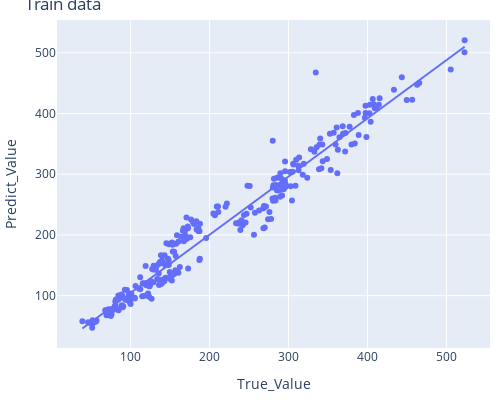
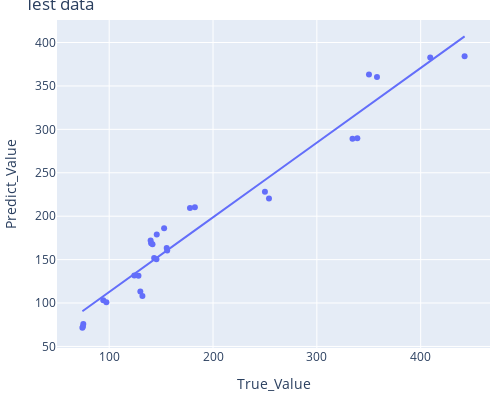

Notebook code cell kept with these figures, in order:
### Markdown cell above
<h2 style="color:cyan">Best model for main stress</h2>

### Code cell
p1 = 2.5
p2 = 1.8
p3 = 1
df_str = df_stress.copy()
df_str_test = df_stress_test.copy()
df_str['tm'] = df_str['tm'].apply(lambda x: math.pow(x,p2))
df_str_test['tm'] = df_str_test['tm'].apply(lambda x: math.pow(x,p2))
df_str['ts'] = df_str['ts'].apply(lambda x: math.pow(x,p1))
df_str_test['ts'] = df_str_test['ts'].apply(lambda x: math.pow(x,p1))
df_str['tv'] = df_str['tv'].apply(lambda x: math.pow(x,p1))
df_str_test['tv'] = df_str_test['tv'].apply(lambda x: math.pow(x,p1))
df_str['Rib'] = df_str['Rib'].apply(lambda x: math.pow(x,p1))
df_str_test['Rib'] = df_str_test['Rib'].apply(lambda x: math.pow(x,p1))
df_str['D2'] = df_str['D2'].apply(lambda x: math.pow(x,p3))
df_str_test['D2'] = df_str_test['D2'].apply(lambda x: math.pow(x,p3))

# Input parameters
x_train_str = df_str[['D2','Rib','tm','ts','tv']]
x_test_str = df_str_test[['D2','Rib','tm','ts','tv']]

accuracy_train1, accuracy_test1 = polyEstimate(x_train_str, ym_train_stress.Sm, x_test_str, ym_test_stress.Sm,order=2,output=1)

### Figure 1 — Plotly figure (JSON) as saved in the notebook; plotly's stock layout.template omitted (floating-point values rounded to 4 significant figures; data arrays with more than 128 entries replaced by an {"elided": "..."} marker saying what was removed)
{"data": [{"hovertemplate": "True_Value=%{x}<br>Predict_Value=%{y}<extra></extra>", "legendgroup": "", "marker": {"color": "#636efa", "symbol": "circle"}, "mode": "markers", "name": "", "orientation": "v", "showlegend": false, "type": "scatter", "x": {"elided": "286 float values"}, "xaxis": "x", "y": {"elided": "286 float values"}, "yaxis": "y"}, {"hovertemplate": "<b>OLS trendline</b><br>Predict_Value = 0.958749 * True_Value + 8.61315<br>R<sup>2</sup>=0.958749<br><br>True_Value=%{x}<br>Predict_Value=%{y} <b>(trend)</b><extra></extra>", "legendgroup": "", "marker": {"color": "#636efa", "symbol": "circle"}, "mode": "lines", "name": "", "showlegend": false, "type": "scatter", "x": {"elided": "286 float values"}, "xaxis": "x", "y": {"elided": "286 float values"}, "yaxis": "y"}], "layout": {"height": 400, "legend": {"tracegroupgap": 0}, "margin": {"b": 10, "l": 10, "r": 10, "t": 20}, "title": {"text": "Train data"}, "width": 500, "xaxis": {"anchor": "y", "domain": [0, 1], "title": {"text": "True_Value"}}, "yaxis": {"anchor": "x", "domain": [0, 1], "title": {"text": "Predict_Value"}}}}

### Figure 2 — Plotly figure (JSON) as saved in the notebook; plotly's stock layout.template omitted (floating-point values rounded to 4 significant figures)
{"data": [{"hovertemplate": "True_Value=%{x}<br>Predict_Value=%{y}<extra></extra>", "legendgroup": "", "marker": {"color": "#636efa", "symbol": "circle"}, "mode": "markers", "name": "", "orientation": "v", "showlegend": false, "type": "scatter", "x": [140.4, 143.3, 139.9, 75.06, 74.2, 250, 334.4, 350.2, 442.3, 130, 128.2, 94.3, 152.9, 182.5, 155.4, 141.7, 145.5, 74.7, 253.9, 339, 357.9, 409.2, 132, 124.2, 97.28, 145.8, 177.8, 155.9], "xaxis": "x", "y": [168.7, 151.7, 172.0, 75.78, 71.41, 228.2, 289.3, 363.2, 384.3, 113.2, 131.4, 103.1, 186.0, 210.4, 163.4, 167.8, 150.4, 72.87, 220.5, 289.6, 360.2, 382.7, 108.1, 131.6, 101.0, 179.0, 209.5, 160.6], "yaxis": "y"}, {"hovertemplate": "<b>OLS trendline</b><br>Predict_Value = 0.859995 * True_Value + 26.6778<br>R<sup>2</sup>=0.949726<br><br>True_Value=%{x}<br>Predict_Value=%{y} <b>(trend)</b><extra></extra>", "legendgroup": "", "marker": {"color": "#636efa", "symbol": "circle"}, "mode": "lines", "name": "", "showlegend": false, "type": "scatter", "x": [74.2, 74.7, 75.06, 94.3, 97.28, 124.2, 128.2, 130, 132, 139.9, 140.4, 141.7, 143.3, 145.5, 145.8, 152.9, 155.4, 155.9, 177.8, 182.5, 250, 253.9, 334.4, 339, 350.2, 357.9, 409.2, 442.3], "xaxis": "x", "y": [90.49, 90.92, 91.23, 107.8, 110.3, 133.5, 136.9, 138.5, 140.2, 147.0, 147.4, 148.5, 149.9, 151.8, 152.1, 158.2, 160.3, 160.7, 179.6, 183.6, 241.7, 245.0, 314.2, 318.2, 327.8, 334.5, 378.6, 407.1], "yaxis": "y"}], "layout": {"height": 400, "legend": {"tracegroupgap": 0}, "margin": {"b": 10, "l": 10, "r": 10, "t": 20}, "title": {"text": "Test data"}, "width": 500, "xaxis": {"anchor": "y", "domain": [0, 1], "title": {"text": "True_Value"}}, "yaxis": {"anchor": "x", "domain": [0, 1], "title": {"text": "Predict_Value"}}}}
